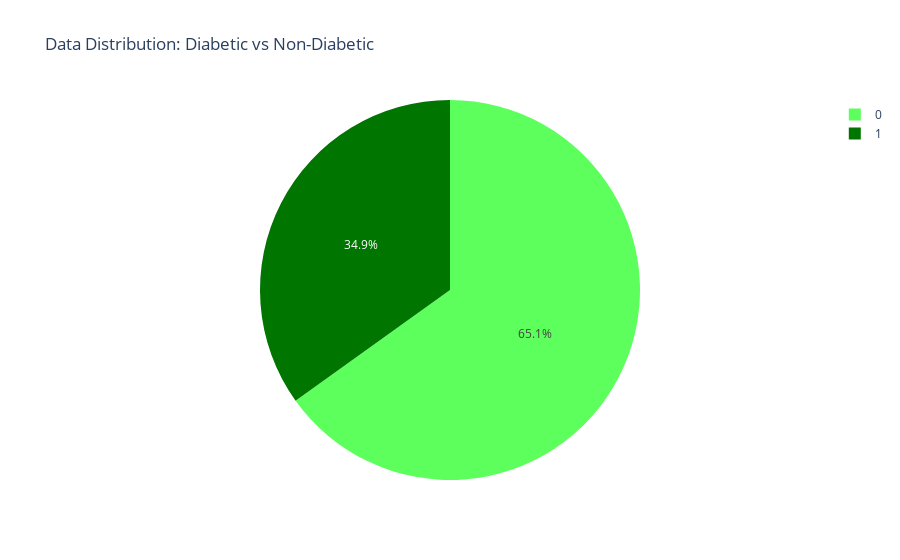

Notebook source saved alongside this figure:
### Code cell
#Output label / Target variable / Y-label : data distribution 
# pie-plot : proportion of Diabetic v/s Non Diabetic

px.pie(df, 
       names ='Outcome',
       color = 'Outcome',
       color_discrete_sequence = ['#007500','#5CFF5C'],
       title = "Data Distribution: Diabetic vs Non-Diabetic")


# Inferences :

# The dataset is imbalanced (Non-Diabetic : Diabetic = 65:35)
# There are more cases of Non-Diabetic patients than Diabetic patients.
# For imbalanced datasets, accuracy can be a misleading metric.
# For example, if 65% of the cases are Non-Diabetic, the model may always predict "Non-Diabetic" 
# and still achieve 65% accuracy.
# In such cases, we need to focus on metrics like Precision, Recall, F1-score, or use Balanced Accuracy.

### Figure 1 — Plotly figure (JSON) as saved in the notebook; plotly's stock layout.template omitted (floating-point values rounded to 4 significant figures; data arrays with more than 128 entries replaced by an {"elided": "..."} marker saying what was removed)
{"data": [{"customdata": {"elided": "768x1 int values"}, "domain": {"x": [0, 1], "y": [0, 1]}, "hovertemplate": "Outcome=%{customdata[0]}<extra></extra>", "labels": {"elided": "768 int values"}, "legendgroup": "", "marker": {"colors": {"elided": "768 str values"}}, "name": "", "showlegend": true, "type": "pie"}], "layout": {"legend": {"tracegroupgap": 0}, "piecolorway": ["#007500", "#5CFF5C"], "title": {"text": "Data Distribution: Diabetic vs Non-Diabetic"}}}
